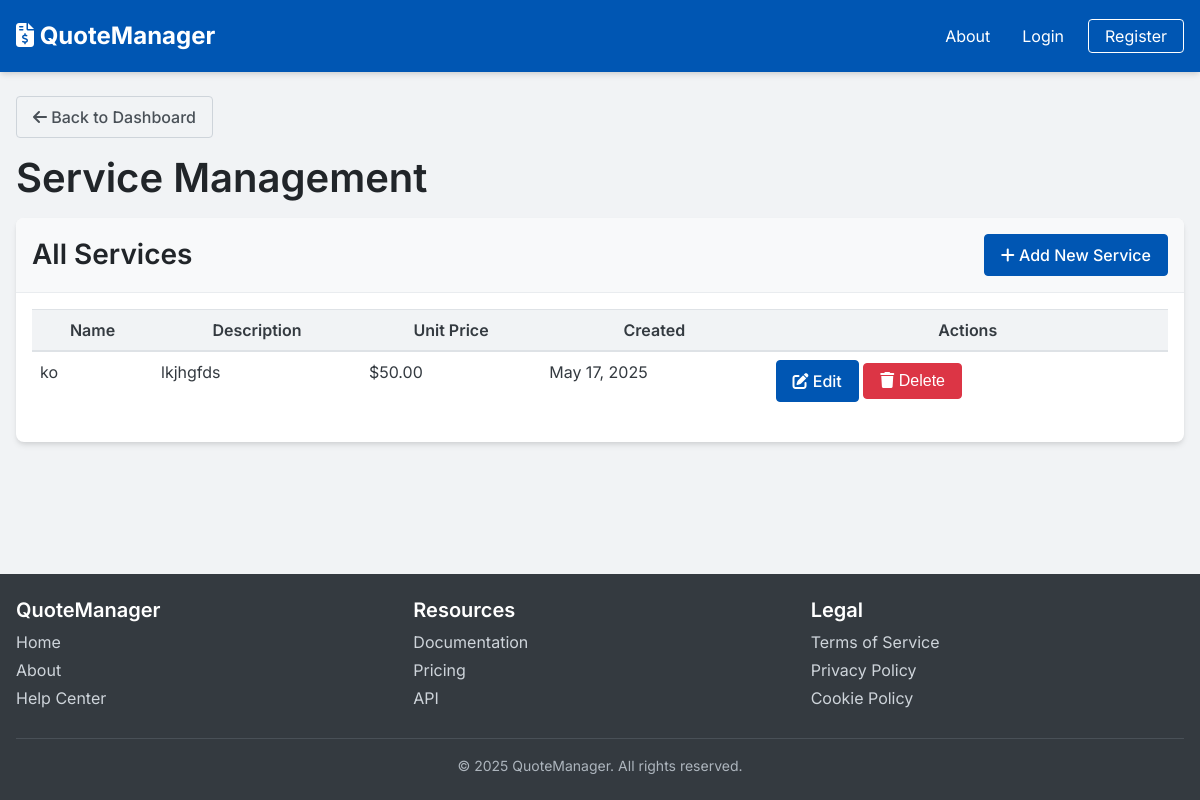
Page /api/services/ on the committed database.
### quotes/models.py (models this page shows, shortened)
class Service(models.Model):
    name = models.CharField(max_length=255)
    description = models.TextField(blank=True)
    unit_price = models.DecimalField(max_digits=10, decimal_places=2)
    created_at = models.DateTimeField(auto_now_add=True)
    updated_at = models.DateTimeField(auto_now=True)

### quotes/views.py (the view)
# urls.py: path('services/', views.admin_services, name='admin_services'),
def admin_services(request):
    services = Service.objects.all()
    return render(request, 'admin/services.html', {'services': services})

### templates/admin/services.html (shortened to what this page needs)
{% extends 'base.html' %}
{% block content %}
<div class="admin-services-page">
    <div style="margin-bottom: 1rem;">
        <a href="{% url 'admin_dashboard' %}" class="btn btn-sm btn-outline">
            <i class="fas fa-arrow-left"></i> Back to Dashboard
        </a>
    </div>
    <h1>Service Management</h1>
    <div class="card">
        <div class="card-header">
            <div style="display: flex; justify-content: space-between; align-items: center;">
                <h3 style="margin: 0;">All Services</h3>
                <a href="{% url 'create-service-page' %}" class="btn btn-primary">
                    <i class="fas fa-plus"></i> Add New Service
                </a>
            </div>
        </div>
        <div class="card-body">
            {% if services %}
                <div class="table-responsive">
                    <table class="table">
                        <thead>
                            <tr>
                                <th>Name</th>
                                <th>Description</th>
                                <th>Unit Price</th>
                                <th>Created</th>
                                <th>Actions</th>
                            </tr>
                        </thead>
                        <tbody>
                            {% for service in services %}
                                <tr>
                                    <td>{{ service.name }}</td>
                                    <td>{{ service.description|truncatechars:50 }}</td>
                                    <td>${{ service.unit_price|floatformat:2 }}</td>
                                    <td>{{ service.created_at|date:"M d, Y" }}</td>
                                    <td>
                                        <a href="{% url 'edit-service-page' service.id %}" class="btn btn-sm btn-primary">
                                            <i class="fas fa-edit"></i> Edit
                                        </a>
                                        <button class="btn btn-sm btn-danger delete-service-btn" data-id="{{ service.id }}" data-name="{{ service.name }}">
                                            <i class="fas fa-trash"></i> Delete
                                        </button>
                                    </td>
                                </tr>
                            {% endfor %}
                        </tbody>
                    </table>
                </div>
            {% endif %}
        </div>
    </div>
</div>
{% endblock %}

### static/css/styles.css (style rules this page uses)
:root { --primary-50: #e6f0fa; --primary-100: #cce0f5; --primary-200: #99c2eb; --primary-300: #66a3e0; --primary-400: #3385d6; --primary-500: #0056b3; --primary-600: #004490; --primary-700: #00336c; --primary-800: #002249; --primary-900: #001125; --secondary-50: #e6f7f7; --secondary-100: #ccefef; --secondary-200: #99dfdf; --secondary-300: #66cfcf; --secondary-400: #33bfbf; --secondary-500: #00a0a0; --secondary-600: #008080; --secondary-700: #006060; --secondary-800: #004040; --secondary-900: #002020; --accent-50: #fff9e6; --accent-100: #fff3cc; --accent-200: #ffe799; --accent-300: #ffdb66; --accent-400: #ffcf33; --accent-500: #ffc107; --accent-600: #cc9a06; --accent-700: #997404; --accent-800: #664d03; --accent-900: #332701; --success-50: #e8f5e9; --success-100: #d1ebd2; --success-200: #a3d7a5; --success-300: #75c378; --success-400: #47af4b; --success-500: #28a745; --success-600: #208537; --success-700: #186429; --success-800: #10421c; --success-900: #08210e; --warning-50: #fff8e6; --warning-100: #fff1cc; --warning-200: #ffe399; --warning-300: #ffd566; --warning-400: #ffc733; --warning-500: #fd7e14; --warning-600: #ca6510; --warning-700: #974b0c; --warning-800: #653208; --warning-900: #321904; --error-50: #fcebeb; --error-100: #f8d7d7; --error-200: #f1afaf; --error-300: #ea8787; --error-400: #e35f5f; --error-500: #dc3545; --error-600: #b02a37; --error-700: #842029; --error-800: #58151c; --error-900: #2c0b0e; --neutral-50: #f8f9fa; --neutral-100: #f1f3f5; --neutral-200: #e9ecef; --neutral-300: #dee2e6; --neutral-400: #ced4da; --neutral-500: #adb5bd; --neutral-600: #6c757d; --neutral-700: #495057; --neutral-800: #343a40; --neutral-900: #212529; --font-family-sans: 'Inter', -apple-system, BlinkMacSystemFont, 'Segoe UI', Roboto, Oxygen, Ubuntu, Cantarell, 'Open Sans', 'Helvetica Neue', sans-serif; --font-family-mono: 'SFMono-Regular', Consolas, 'Liberation Mono', Menlo, monospace; --space-1: 0.25rem; --space-2: 0.5rem; --space-3: 1rem; --space-4: 1.5rem; --space-5: 2rem; --space-6: 3rem; --space-7: 4rem; --space-8: 6rem; --container-sm: 640px; --container-md: 768px; --container-lg: 1024px; --container-xl: 1280px; --radius-sm: 0.25rem; --radius-md: 0.5rem; --radius-lg: 1rem; --transition-fast: 150ms ease; --transition-normal: 300ms ease; --transition-slow: 500ms ease; --shadow-sm: 0 1px 2px 0 rgba(0, 0, 0, 0.05); --shadow-md: 0 4px 6px -1px rgba(0, 0, 0, 0.1), 0 2px 4px -1px rgba(0, 0, 0, 0.06); --shadow-lg: 0 10px 15px -3px rgba(0, 0, 0, 0.1), 0 4px 6px -2px rgba(0, 0, 0, 0.05); --shadow-xl: 0 20px 25px -5px rgba(0, 0, 0, 0.1), 0 10px 10px -5px rgba(0, 0, 0, 0.04); }
* { margin: 0; padding: 0; box-sizing: border-box; }
body { font-family: var(--font-family-sans); font-size: 16px; line-height: 1.5; color: var(--neutral-800); background-color: var(--neutral-100); -webkit-font-smoothing: antialiased; -moz-osx-font-smoothing: grayscale; }
h1, h2, h3, h4, h5, h6 { font-weight: 600; line-height: 1.2; margin-bottom: var(--space-3); color: var(--neutral-900); }
h1 { font-size: 2.5rem; }
h3 { font-size: 1.75rem; }
a { color: var(--primary-500); text-decoration: none; transition: color var(--transition-fast); }
.btn { display: inline-block; font-weight: 500; text-align: center; vertical-align: middle; cursor: pointer; padding: var(--space-2) var(--space-3); font-size: 1rem; border-radius: var(--radius-sm); transition: all var(--transition-fast); border: 1px solid transparent; }
.btn-primary { background-color: var(--primary-500); color: white; border-color: var(--primary-500); }
.btn-danger { background-color: var(--error-500); color: white; border-color: var(--error-500); }
.btn-outline { background-color: transparent; border: 1px solid var(--neutral-400); color: var(--neutral-700); }
.card { background-color: white; border-radius: var(--radius-md); box-shadow: var(--shadow-md); overflow: hidden; transition: transform var(--transition-fast), box-shadow var(--transition-fast); }
.card-header { padding: var(--space-3); border-bottom: 1px solid var(--neutral-200); background-color: var(--neutral-50); }
.card-body { padding: var(--space-3); }
.table { width: 100%; margin-bottom: var(--space-3); color: var(--neutral-800); border-collapse: collapse; }
.table th, .table td { padding: var(--space-2); vertical-align: top; border-top: 1px solid var(--neutral-300); }
.table thead th { vertical-align: bottom; border-bottom: 2px solid var(--neutral-300); font-weight: 600; background-color: var(--neutral-100); }

### rows in the picture
Service: name "ko", description "lkjhgfds", unit_price "50.00", created_at "May 17, 2025"
